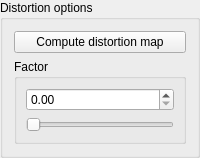
                   <widget class="QGroupBox" name="dudv_opt">
                    <property name="title">
                     <string>Distortion options</string>
                    </property>
                    <layout class="QVBoxLayout" name="verticalLayout_7">
                     <item>
                      <widget class="QPushButton" name="compute_dudv">
                       <property name="text">
                        <string>Compute distortion map</string>
                       </property>
                      </widget>
                     </item>
                     <item>
                      <widget class="QGroupBox" name="nmap_factor_opt_2">
                       <property name="sizePolicy">
                        <sizepolicy hsizetype="Expanding" vsizetype="Fixed">
                         <horstretch>0</horstretch>
                         <verstretch>0</verstretch>
                        </sizepolicy>
                       </property>
                       <property name="title">
                        <string>Factor</string>
                       </property>
                       <layout class="QVBoxLayout" name="verticalLayout_6">
                        <item>
                         <widget class="QDoubleSpinBox" name="factor_dudv"/>
                        </item>
                        <item>
                         <widget class="QSlider" name="factor_slider_dudv">
                          <property name="styleSheet">
                           <string notr="true">QSlider {
qradialgradient(spread:pad, cx:0.5, cy:0.5, radius:0.5, fx:0.5, fy:0.5, stop:0 rgba(255, 255, 255, 255), stop:0.1 rgba(255, 255, 255, 255), stop:0.2 rgba(255, 176, 176, 167), stop:0.3 rgba(255, 151, 151, 92), stop:0.4 rgba(255, 125, 125, 51), stop:0.5 rgba(255, 76, 76, 205), stop:0.52 rgba(255, 76, 76, 205), stop:0.6 rgba(255, 180, 180, 84), stop:1 rgba(255, 255, 255, 0))

}</string>
                          </property>
                          <property name="orientation">
                           <enum>Qt::Horizontal</enum>
                          </property>
                         </widget>
                        </item>
                       </layout>
                      </widget>
                     </item>
                    </layout>
                   </widget>
